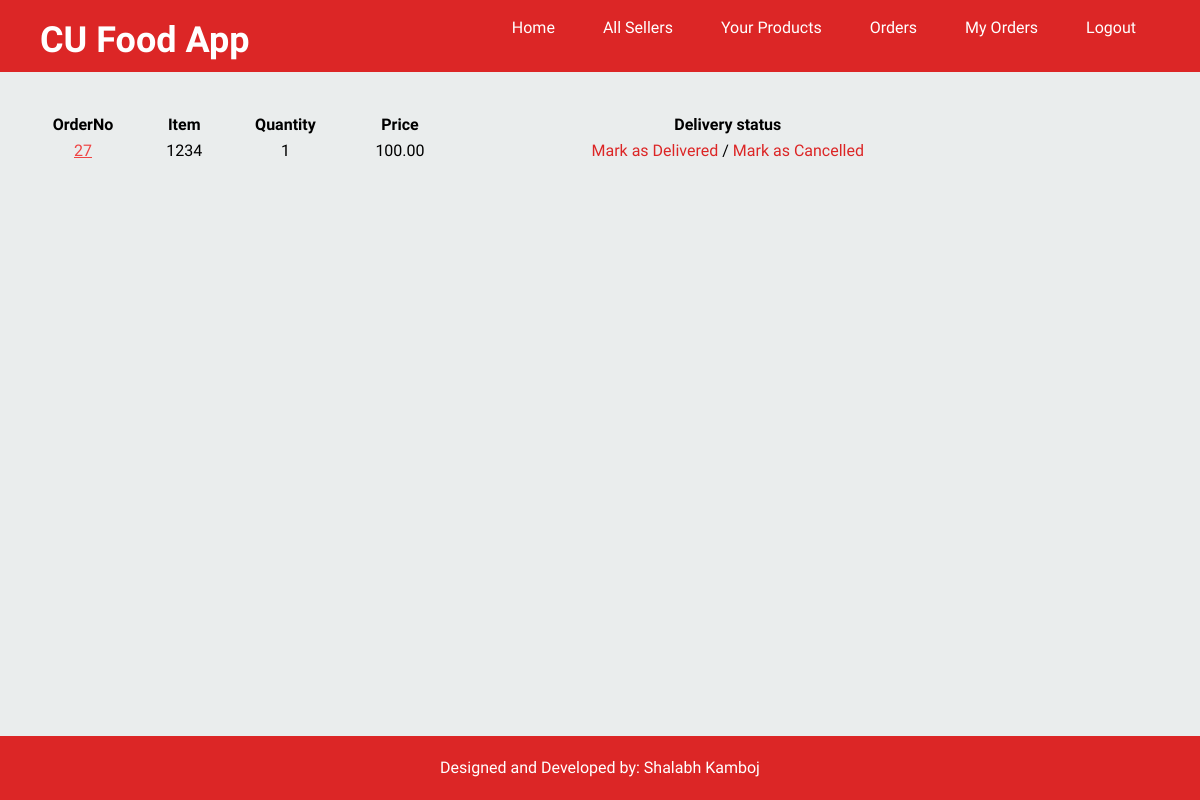
The app's page /seller-orders (signed in) with its own data.
### products/models.py (models this page shows)
class Order(models.Model):
    orderNumber = models.AutoField(primary_key=True)
    seller = models.ForeignKey(Seller, on_delete=models.CASCADE)
    customer = models.ForeignKey(User, on_delete=models.CASCADE)
    slug = models.SlugField(max_length=55)
    title = models.CharField(max_length=50)
    quantity = models.IntegerField()
    contactNumber = models.IntegerField()
    price = models.DecimalField(max_digits=6, decimal_places=2)
    order_type = models.BooleanField()
    image = models.TextField(blank=True, null=True)
    block = models.TextField(blank=True, null=True)
    landmark = models.TextField(blank=True, null=True)
    delivery_status = models.TextField(blank=True, null=True)
    order_time = models.DateTimeField(auto_now_add=True)

### products/views.py (the view)
# urls.py: path('seller-orders', views.seller_orders, name="seller-orders"),
def seller_orders(request):
    seller=request.user.seller
    orders=Order.objects.filter(seller=seller)
    return render(request, 'orders.html', {"orders":orders})

### templates/orders.html (shortened to what this page needs)
{% extends 'base.html' %}
{% block body %}
<div>
  {% if orders %}
  <div class="container mt-10 px-5">
    <table class="table-auto w-full text-center">
      <thead>
        <tr class="gap-5">
          <th>OrderNo</th>
          <th>Item</th>
          <th>Quantity</th>
          <th>Price</th>
          <th>Delivery status</th>
        </tr>
      </thead>
      <tbody>
        {% for order in orders %}
        <tr class="">
            <td>
              <a href="seller-order/info/{{order.orderNumber}}" class="text-red-500 underline hover:text-red-600 hover:no-underline">
                {{order.orderNumber}}
              </a>
            </td>
            <td>{{order.title}}</td>
            <td>{{order.quantity}}</td>
            <td>{{order.price}}</td>
            {% if order.delivery_status == "delivered" %}
            <td>Delivered</td>
            {% elif order.delivery_status == "cancelled" %}
            <td>Cancelled</td>
            {% else %}
            <td>
              <a href="/seller-orders/mark-as-delivered/{{order.orderNumber}}" class="text-red-600 hover:text-red-400">Mark as Delivered</a> /
              <a href="/seller-orders/mark-as-cancelled/{{order.orderNumber}}" class="text-red-600 hover:text-red-400">Mark as Cancelled</a>
            </td>
            {% endif %}
        </tr>
        {% endfor %}
      </tbody>
    </table>
  </div>
  {% else %}
  <h4 class="text-center text-2xl mt-8">No orders availible</h4>
  <lottie-player src="https://assets5.lottiefiles.com/private_files/lf30_jq4i7W.json"  background="transparent"  speed="1" class="w-1/3 mx-auto" loop autoplay></lottie-player>
  {% endif %}
</div>
{% endblock body %}

### assets/static/css/style.css (style rules this page uses)
body { background: #eaeded; color: black; font-family: 'Special Elite', cursive; }

### records on screen
Order: orderNumber "27", title "1234", quantity "1", price "100.00"
